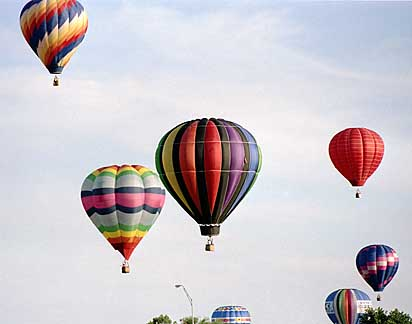
#> input picture Labtest/balloons.jpg, 412 x 324 px
$ jupyter execute Labtest.ipynb
#> lines starting #> are read from the running program, lines starting #| are printed output that depends on the picture
[cell 1]
import matplotlib.pyplot as plt
import numpy as np
import cv2

def main():
    img_path = "balloons.jpg"
    print(img_path)
    rgb = plt.imread(img_path)
#> rgb is the input picture: shape (324, 412, 3); mean R, G, B 203, 197.8, 203.6
    print(rgb.shape)
#| (324, 412, 3)
    rgbImg = cv2.resize(rgb,(800,800))
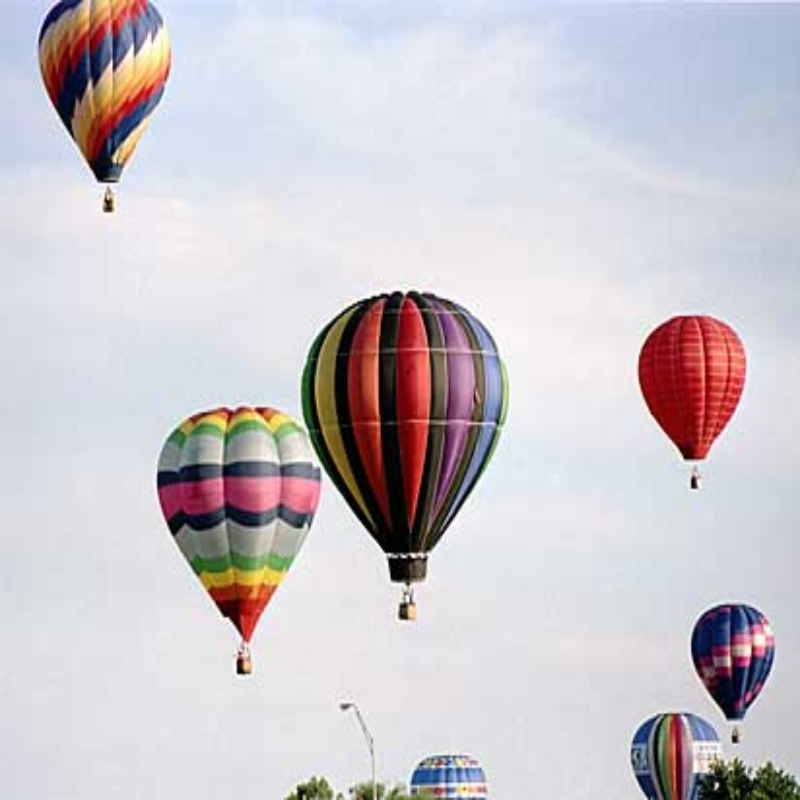
#> rgbImg: shape (800, 800, 3); mean R, G, B 202.9, 197.7, 203.5
    r,c,k=rgbImg.shape
#> r = 800; c = 800; k = 3

    grayscale = np.zeros((r,c),dtype=np.uint8)
    grayscale = rgb2Grayscale(rgbImg)
    #grayscale = cv2.cvtColor(rgbImg,cv2.COLOR_RGB2GRAY)
    filteredImg = np.zeros((r,c),dtype=np.uint8)

    kernel1 = np.array([[-1, -1, -1],[-1, 8, -1],[-1, -1, -1]])
    filteredImg = convolution2d1(grayscale,kernel1)
    processed_img2 = cv2.filter2D(grayscale,-1,kernel1);

    img_set = [rgbImg,grayscale,filteredImg,processed_img2]
    title_set = ['RGB','Grayscale','filteredImg','processed_img2']
    hist_title = ["RGB Histogram","Grayscale","",'filteredImg','processed_img2']

    plt_img(img_set,title_set)
    manual_hist(img_set,hist_title,r,c)

def convolution2d1(image, kernel):
    m, n = kernel.shape
    c, r = image.shape
    image = np.pad(image,1,constant_values = 0)
    print(image.shape)
    new_image = np.zeros((c, r))
    for i in range(r):
        for j in range(c):
            cx,cy = (i+m),(j+n)
            if cx < r and cx >= 0 and cy < c and cy >= 0:
                sum = np.sum(image[i:i+m, j:j+n]*kernel)
                sum = np.rint(sum)
                sum = max(0,sum)
                sum = min(255,sum)
                new_image[i,j] = sum
    return new_image


def rgb2Grayscale(img):
	r,c,k = img.shape
#> r = 800; c = 800; k = 3
	grayscale = np.zeros((r,c),dtype=np.uint8)

	red = img[:,:,0]
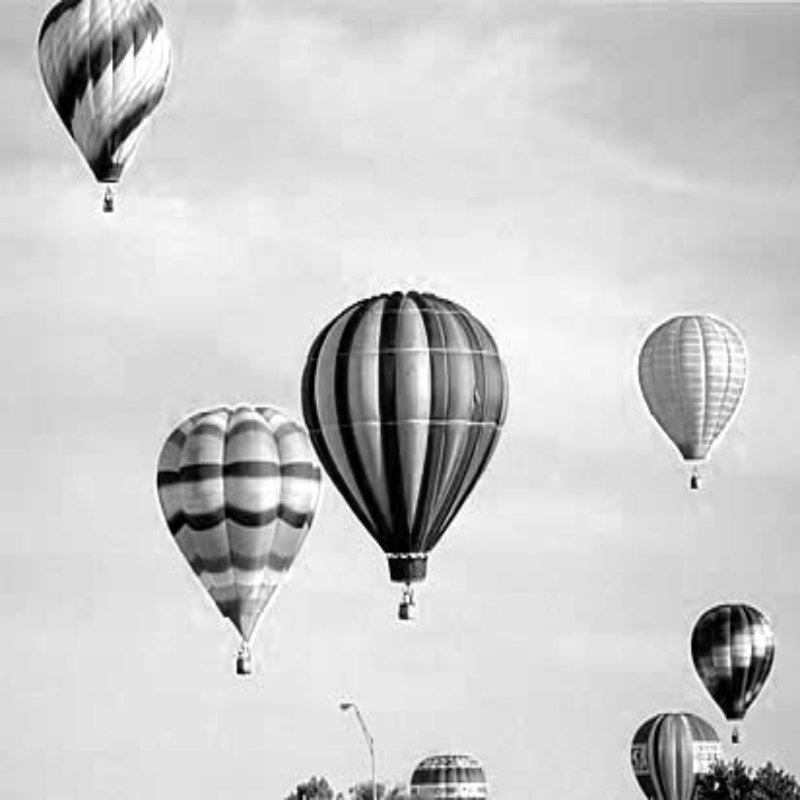
#> red: shape (800, 800); min 0, max 255, mean 202.9
	green = img[:,:,1]
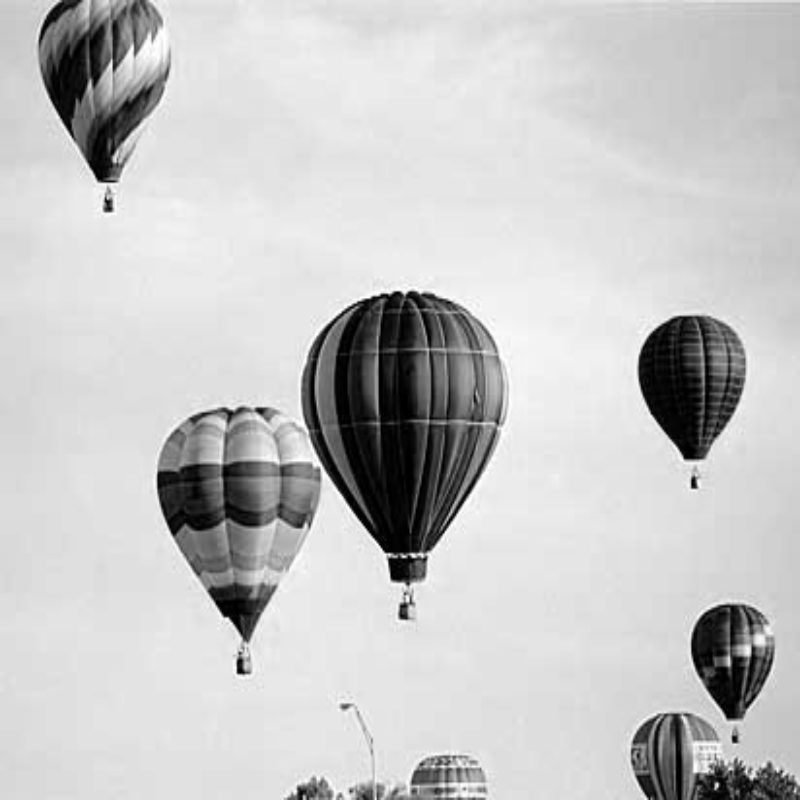
#> green: shape (800, 800); min 0, max 255, mean 197.7
	blue = img[:,:,2]
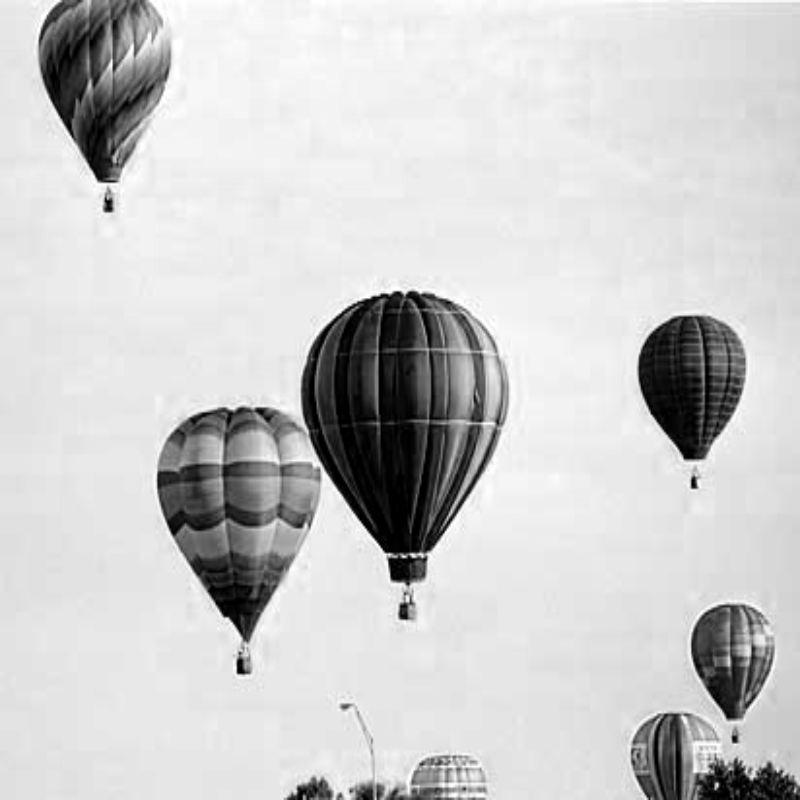
#> blue: shape (800, 800); min 0, max 255, mean 203.5

	for i in range(r):
		for j in range(c):
			tmp = .144 * red[i,j] + .587 * green[i,j] + .299 * blue[i,j]
			if tmp > 255:
				tmp = 255
			grayscale[i,j] = tmp
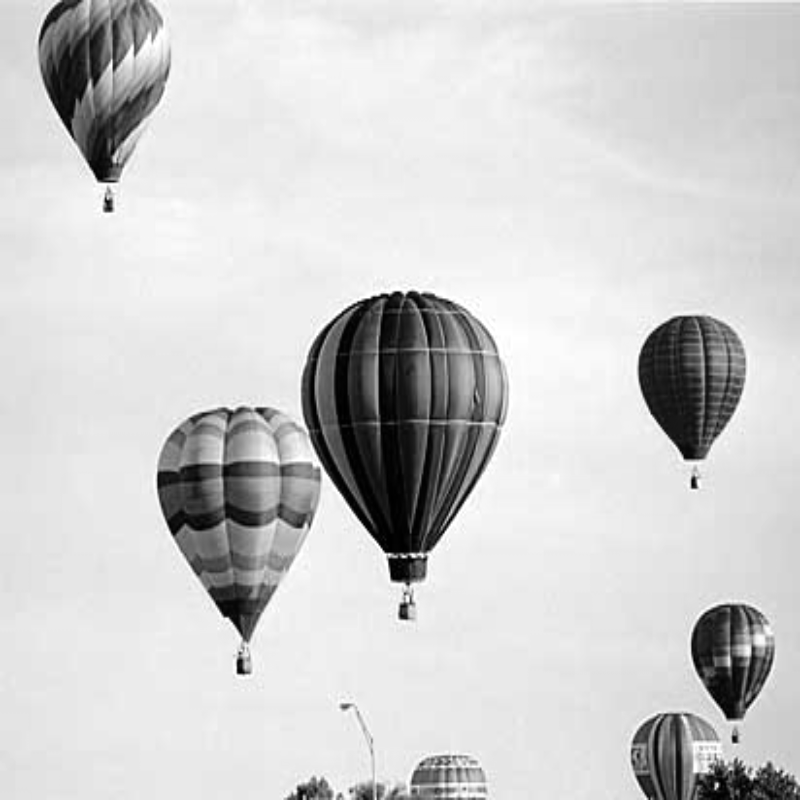
#> grayscale: shape (800, 800); min 0, max 255, mean 205.6
#> in convolution2d1, `image = np.pad(image,1,constant_values = 0)`:
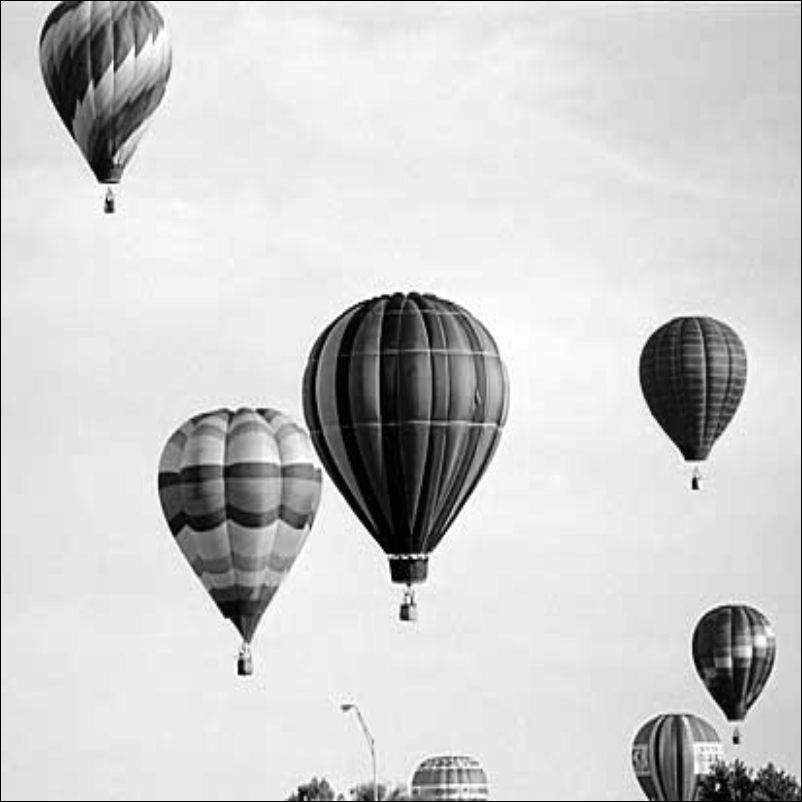
#> image: shape (802, 802); min 0, max 255, mean 204.6
#| (802, 802)
#> after the loop in convolution2d1, `for i in range(r):`:
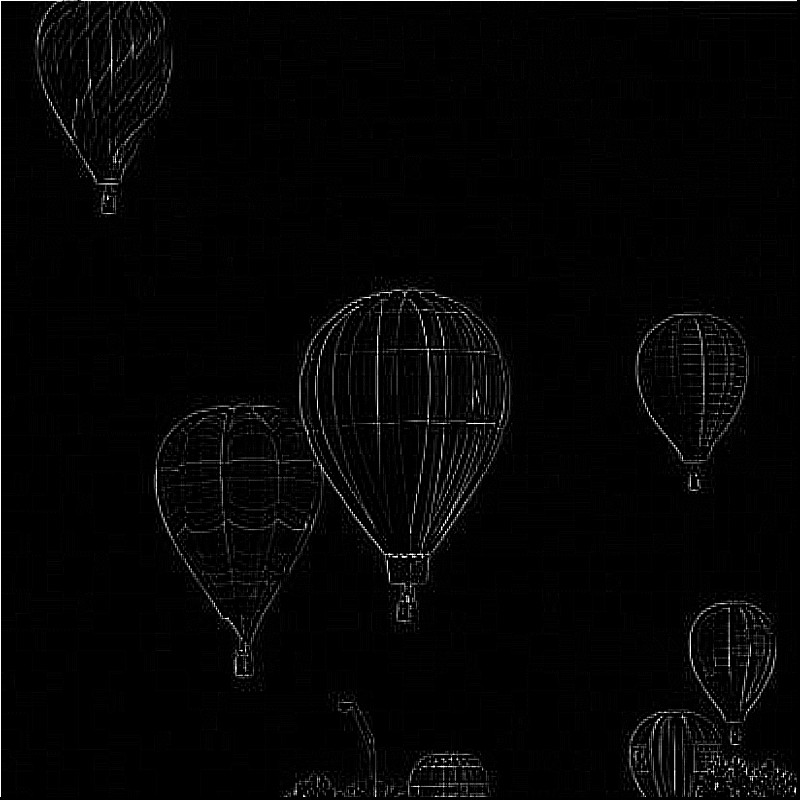
#> new_image: shape (800, 800) float64; min 0, max 255, mean 4.9
			#print(grayscale[i,j])
	return grayscale

def plt_img(img_set,title_set):
	ch = len(img_set)
#> ch = 4
	plt.figure(figsize=(20,20))
	j=1
	for i in range(ch):
		plt.subplot(4,2,j)
		img = img_set[i]
		ln = len(img)
		if ln == 3:
			plt.imshow(img)
		else:
			plt.imshow(img,cmap = 'gray')
		plt.title(title_set[i])
		j = j + 2
#> after the loop, j = 9

def manual_hist(img_set,hist_title_set,r,c):
#> called with r = 800, c = 800
	ch = len(img_set)
#> ch = 4
	l = 2
	for i in range(ch):
		img = (img_set[i])
		histogram = np.zeros((256), dtype=int)
		for j in range(r):
			for k in range(c):
				temp = img[j,k].astype(int)
				histogram[temp] = 1 + histogram[temp]
		y =  np.arange(256)
		plt.subplot(4,2,l)
		plt.plot(y,histogram)
		plt.ylim(0,)
		plt.title(hist_title_set[i])
		l = l + 2
#> after the loop, l = 10
	plt.show()
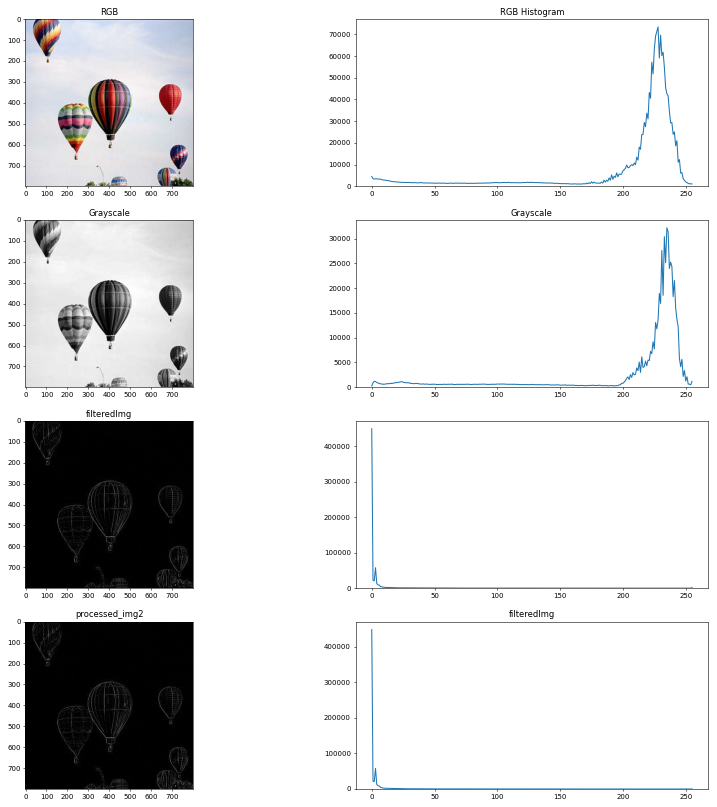
#> figure drawn by matplotlib, 8 panels; panel 5: curve peaks at x = 228, y = 73430; panel 6: curve peaks at x = 235, y = 32179; panel 7: curve peaks at x = 0, y = 448795; panel 8: curve peaks at x = 0, y = 448646

if __name__ == '__main__':
	main()
